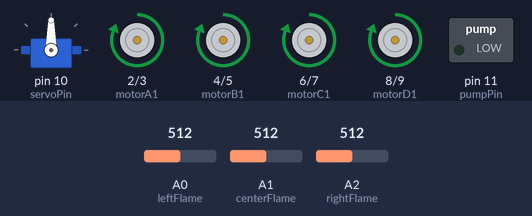
Simulated run of this sketch. Board: Arduino Uno, built with avr-gcc and run on an emulated ATmega328P. Parts: servo, motor-driver pin pairs drawn as motors (green arrow = first pin HIGH = forward, orange = second pin HIGH = backward, longer = more drive), switched loads named in the sketch (green lamp = pin HIGH). The inputs (shaded band) are chosen by the test bench; at power-on: A0 (leftFlame) = 512, A2 (rightFlame) = 512, A1 (centerFlame) = 512. What the sketch prints to the serial monitor is not drawn.

Above: at 1.2 s.
1.3 s: A0 (leftFlame) set to 408
At 3.8 s:
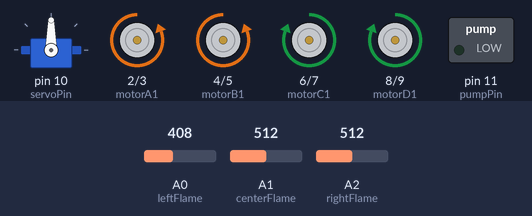
4.3 s: A0 (leftFlame) set to 390
At 5.7 s:
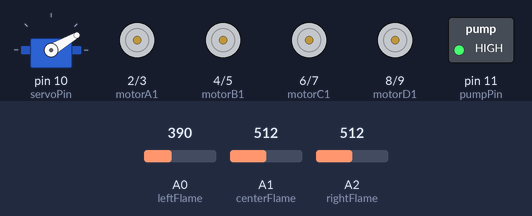
12.1 s: A2 (rightFlame) set to 413
14.3 s: A2 (rightFlame) set to 387
At 21.6 s:
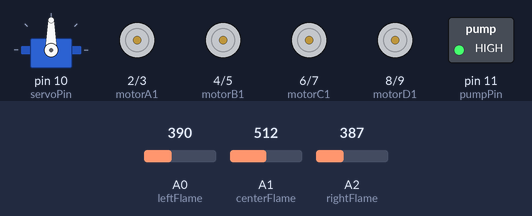
Timing chart, 0 to 30.5 s (numbered marks = the images above; inputs shaded):
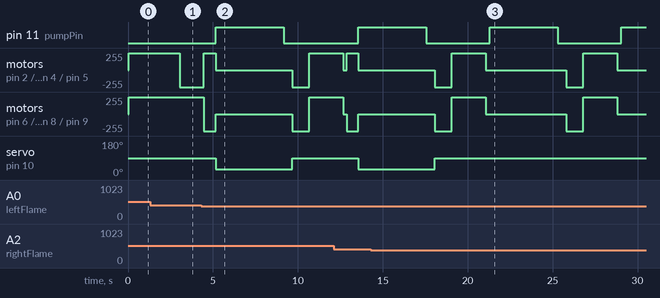

The sketch:

sketch_firefightingrobot.ino
```cpp
#include <Servo.h>

// ---------- Motor Driver (L293D) Pins ----------
#define motorA1 2
#define motorA2 3
#define motorB1 4
#define motorB2 5
#define motorC1 6
#define motorC2 7
#define motorD1 8
#define motorD2 9

// ---------- Flame Sensors ----------
#define leftFlame A0
#define centerFlame A1
#define rightFlame A2

// ---------- Servo and Pump ----------
#define servoPin 10
#define pumpPin 11

Servo waterServo;

void setup() {
  // Motor setup
  pinMode(motorA1, OUTPUT);
  pinMode(motorA2, OUTPUT);
  pinMode(motorB1, OUTPUT);
  pinMode(motorB2, OUTPUT);
  pinMode(motorC1, OUTPUT);
  pinMode(motorC2, OUTPUT);
  pinMode(motorD1, OUTPUT);
  pinMode(motorD2, OUTPUT);

  // Sensors setup
  pinMode(leftFlame, INPUT);
  pinMode(centerFlame, INPUT);
  pinMode(rightFlame, INPUT);

  // Output setup
  pinMode(pumpPin, OUTPUT);
  digitalWrite(pumpPin, LOW);  // Initialize pump off

  // Servo setup
  waterServo.attach(servoPin);
  waterServo.write(90);  // Start in center position

  Serial.begin(9600);
  Serial.println("🔥 Fire Fighting Robot Initialized...");
}
void loop() {
  int left = analogRead(leftFlame);
  int center = analogRead(centerFlame);
  int right = analogRead(rightFlame);

  // Define your threshold (tune based on your environment)
  int fireThreshold = 400;  // lower value = more fire detected

  Serial.print("LEFT: "); Serial.print(left);
  Serial.print("  CENTER: "); Serial.print(center);
  Serial.print("  RIGHT: "); Serial.println(right);

  bool leftFire = (left < fireThreshold);
  bool centerFire = (center < fireThreshold);
  bool rightFire = (right < fireThreshold);

  if (leftFire || centerFire || rightFire) {
    stopMoving();
    faceFire(leftFire, centerFire, rightFire);
    extinguishFire();
    resumePatrol();
  } else {
    Serial.println("No fire detected 🔍");
    patrolMovement();
  }

  delay(200);
}


// ---------- MOVEMENT FUNCTIONS ----------

void moveForward() {
  digitalWrite(motorA1, HIGH); digitalWrite(motorA2, LOW);
  digitalWrite(motorB1, HIGH); digitalWrite(motorB2, LOW);
  digitalWrite(motorC1, HIGH); digitalWrite(motorC2, LOW);
  digitalWrite(motorD1, HIGH); digitalWrite(motorD2, LOW);
}

void moveBackward() {
  digitalWrite(motorA1, LOW); digitalWrite(motorA2, HIGH);
  digitalWrite(motorB1, LOW); digitalWrite(motorB2, HIGH);
  digitalWrite(motorC1, LOW); digitalWrite(motorC2, HIGH);
  digitalWrite(motorD1, LOW); digitalWrite(motorD2, HIGH);
}

void stopMoving() {
  digitalWrite(motorA1, LOW); digitalWrite(motorA2, LOW);
  digitalWrite(motorB1, LOW); digitalWrite(motorB2, LOW);
  digitalWrite(motorC1, LOW); digitalWrite(motorC2, LOW);
  digitalWrite(motorD1, LOW); digitalWrite(motorD2, LOW);
}

void turnLeft() {
  digitalWrite(motorA1, LOW); digitalWrite(motorA2, HIGH);
  digitalWrite(motorB1, LOW); digitalWrite(motorB2, HIGH);
  digitalWrite(motorC1, HIGH); digitalWrite(motorC2, LOW);
  digitalWrite(motorD1, HIGH); digitalWrite(motorD2, LOW);
}

void turnRight() {
  digitalWrite(motorA1, HIGH); digitalWrite(motorA2, LOW);
  digitalWrite(motorB1, HIGH); digitalWrite(motorB2, LOW);
  digitalWrite(motorC1, LOW); digitalWrite(motorC2, HIGH);
  digitalWrite(motorD1, LOW); digitalWrite(motorD2, HIGH);
}

// ---------- FIRE RESPONSE FUNCTIONS ----------

void faceFire(int left, int center, int right) {
  if (left == LOW) {
    Serial.println("🔥 Fire detected on LEFT!");
    turnLeft();
    delay(700);
    stopMoving();
    waterServo.write(150);
  }
  else if (right == LOW) {
    Serial.println("🔥 Fire detected on RIGHT!");
    turnRight();
    delay(700);
    stopMoving();
    waterServo.write(30);
  }
  else {
    Serial.println("🔥 Fire detected in CENTER!");
    stopMoving();
    waterServo.write(90);
  }
}

void extinguishFire() {
  Serial.println("💧 Extinguishing Fire...");
  digitalWrite(pumpPin, HIGH);
  delay(4000); // Spray duration
  digitalWrite(pumpPin, LOW);
  delay(500);
  waterServo.write(90);
  Serial.println("✅ Fire Extinguished!");
  moveBackward();
  delay(1000);
  stopMoving();
}

// ---------- PATROLLING ----------

void patrolMovement() {
  static unsigned long lastMove = 0;
  static int direction = 0;

  if (millis() - lastMove > 3000) {  // change every 3 seconds
    direction = (direction + 1) % 4;
    lastMove = millis();
  }

  switch (direction) {
    case 0: moveForward(); break;
    case 1: turnLeft(); break;
    case 2: moveForward(); break;
    case 3: turnRight(); break;
  }
}

void resumePatrol() {
  Serial.println("🚗 Resuming Patrol...");
  moveForward();
  delay(2000);
  stopMoving();
}
```

Measured:
- the behaviour switches between 400 and 399 on A0 (leftFlame) (found by bisection; images 1 and 2)
- the behaviour switches between 400 and 399 on A2 (rightFlame) (found by bisection; images 2 and 3)
- after the input at 4.3 s, pin 11 (pumpPin): LOW → HIGH after 0.86 s, → LOW 4.0 s later; motor on pin 2 (motorA1) / pin 3 (motorA2): backward 255/255 → forward 255/255 after 0.16 s instead of 1.8 s
- after the input at 14.3 s, servo on pin 10 (servoPin): goes on until 18.1 s, then stays 90°
